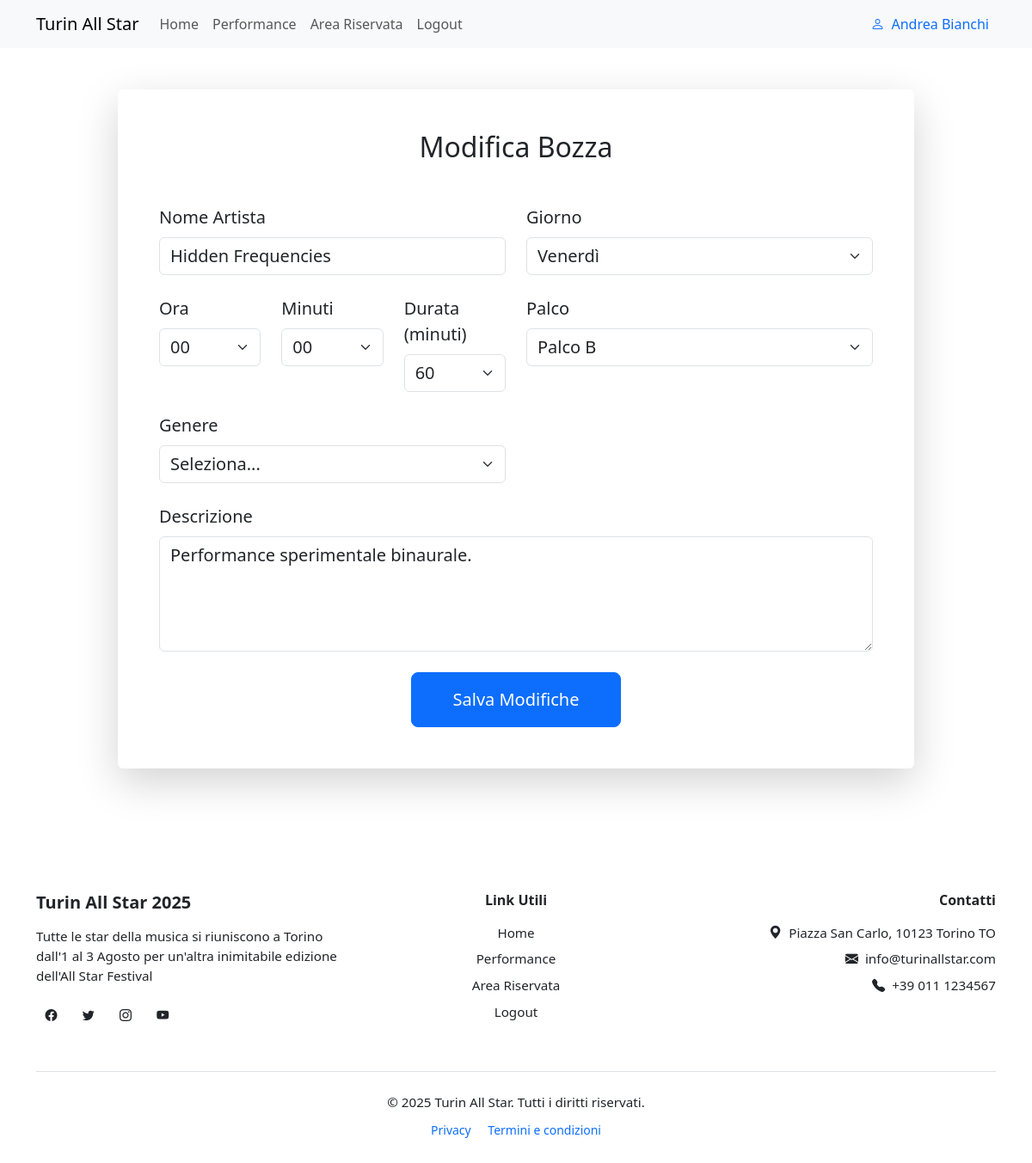
The app's page /modifica_bozza/5 (signed in), older data.
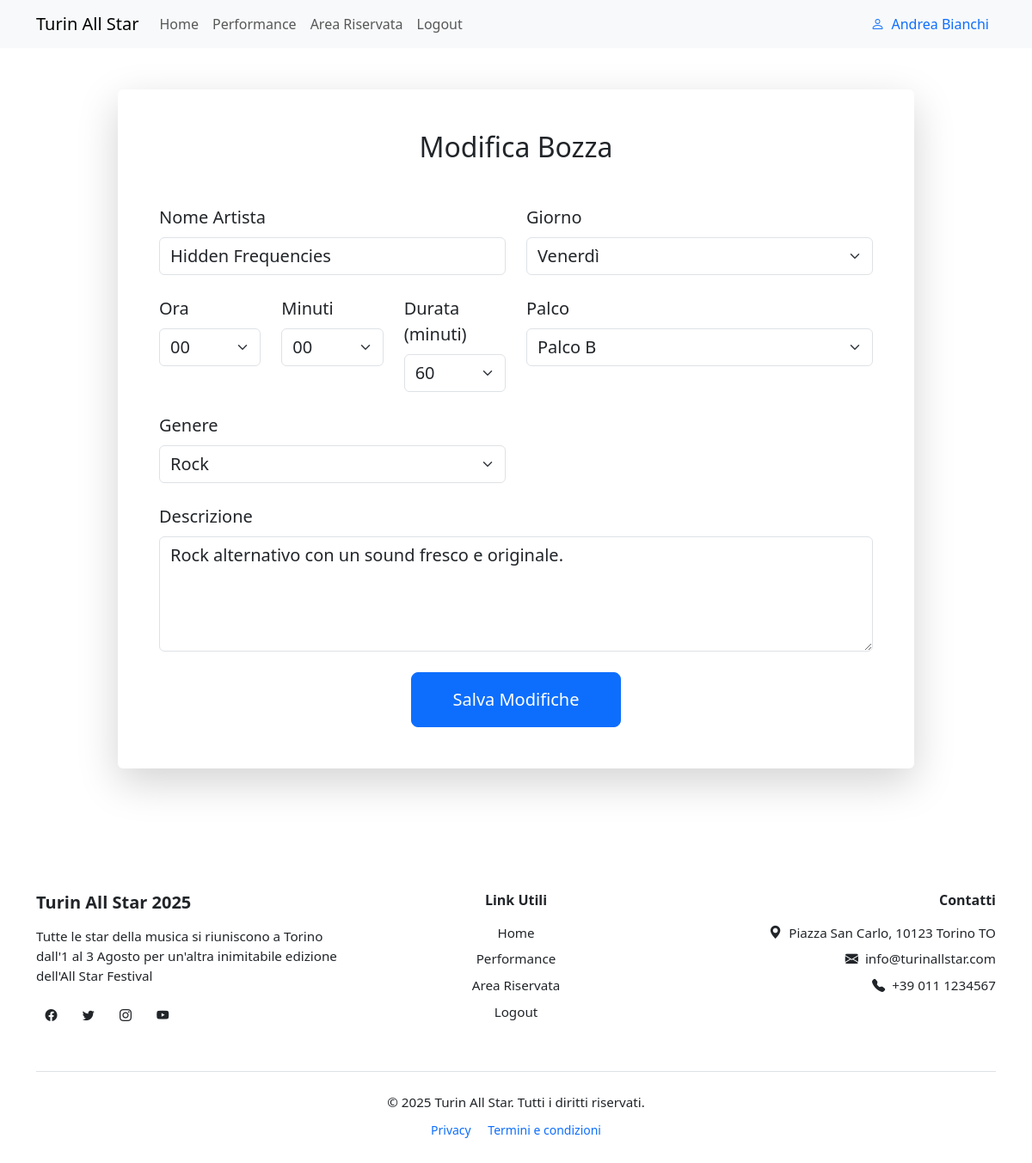
The same page, newer data.
### tables this page shows
CREATE TABLE performances(
    id INTEGER PRIMARY KEY AUTOINCREMENT,
    nome_artista TEXT UNIQUE NOT NULL,
    giorno TEXT CHECK(giorno IN('Venerdi','Sabato','Domenica')) NOT NULL,
    orario TEXT NOT NULL,
    durata INTEGER NOT NULL,
    descrizione TEXT NOT NULL,
    palco TEXT CHECK(palco IN('Palco A','Palco B','Palco C')) NOT NULL,
    genere TEXT NOT NULL,
    immagine TEXT NOT NULL,
    pubblicato INTEGER DEFAULT 0,
    id_organizzatore INTEGER NOT NULL,
    data_inserimento TIMESTAMP DEFAULT CURRENT_TIMESTAMP,
    FOREIGN KEY (id_organizzatore) REFERENCES utenti(id)
);

### routes/private_routes.py (the view)
@private_bp.route("/modifica_bozza/<int:id>", methods=["GET"])
@login_required
def modifica_bozza(id):
    if current_user.ruolo == "partecipante":
        return redirect(url_for("private.reserved"))
    bozza = performances_dao.get_bozza_by_id(id)
    if not bozza or bozza["pubblicato"]:
        flash("Bozza non trovata o già pubblicata.", "danger")
        return redirect(url_for("private.reserved"))
    return render_template("private/modifica_bozza.html", bozza=bozza)

### dao/performances_dao.py (called while the page is built)
def get_db_connection():
    conn = sqlite3.connect("festival.db")
    conn.row_factory = sqlite3.Row
    return conn

def get_bozza_by_id(id):
    try:
        sql = """
        SELECT * FROM performances
        WHERE pubblicato = 0
        AND id = ?
        """
        with get_db_connection() as conn:
            cursor = conn.cursor()
            cursor.execute(sql, (id,))
            perf = cursor.fetchone()
            cursor.close()
        return perf
    except sqlite3.Error as e:
        logging.error(f"get_bozza_by_id: {e}")
        return None

### dao/utenti_dao.py (called while the page is built)
def get_db_connection():
    conn = sqlite3.connect("festival.db")
    conn.row_factory = sqlite3.Row
    return conn

def get_utente_by_id(id):
    try:
        sql = "SELECT * FROM utenti WHERE id = ?"
        with get_db_connection() as conn:
            cursor = conn.cursor()
            cursor.execute(sql, (id,))
            utente = cursor.fetchone()
            cursor.close()
        return utente
    except sqlite3.Error as e:
        logging.error(f"get_utente_by_id: {e}")
        return None

### templates/private/modifica_bozza.html (shortened to what this page needs)
{% extends "base.html" %}
{% block content %}
<section class="container py-5">
  <div class="row justify-content-center">
    <div class="col-lg-10">
      <div class="card shadow-lg border-0 p-5">
        <h2 class="mb-5 text-center">Modifica Bozza</h2>
        <form method="POST">
          <div class="row g-4">
            <div class="col-md-6">
              <label for="nome_artista" class="form-label fs-5">Nome Artista</label>
              <input
                type="text"
                class="form-control fs-5"
                name="nome_artista"
                value="{{ bozza.nome_artista }}"
                required
              />
            </div>
            <div class="col-md-6">
              <label for="giorno" class="form-label fs-5">Giorno</label>
              <select class="form-select fs-5" name="giorno" required>
                <option value="Venerdi" {% if bozza.giorno == "Venerdi" %}selected{% endif %}>Venerdì</option>
              </select>
            </div>
            <div class="col-md-2">
              <label for="ora" class="form-label fs-5">Ora</label>
              <select name="ora" id="ora" class="form-select fs-5" required>
                {% for h in range(0, 24) %}
                <option value="{{ '%02d' % h }}" {% if bozza.ora == '%02d' % h %}selected{% endif %}>
                  {{ '%02d' % h }}
                </option>
                {% endfor %}
              </select>
            </div>
            <div class="col-md-2">
              <label for="minuti" class="form-label fs-5">Minuti</label>
              <select name="minuti" id="minuti" class="form-select fs-5" required>
                {% for m in range(0, 60, 5) %}
                <option value="{{ '%02d' % m }}" {% if bozza.minuti == '%02d' % m %}selected{% endif %}>
                  {{ '%02d' % m }}
                </option>
                {% endfor %}
              </select>
            </div>
            <div class="col-md-2">
              <label for="durata" class="form-label fs-5">Durata (minuti)</label>
              <select name="durata" id="durata" class="form-select fs-5" required>
                {% for d in range(5, 181, 5) %}
                <option value="{{ d }}" {% if bozza.durata == d %}selected{% endif %}>{{ d }}</option>
                {% endfor %}
              </select>
            </div>
            <div class="col-md-6">
              <label for="palco" class="form-label fs-5">Palco</label>
              <select class="form-select fs-5" name="palco" required>
                <option value="Palco B" {% if bozza.palco == "Palco B" %}selected{% endif %}>Palco B</option>
              </select>
            </div>
            <div class="col-md-6">
              <label for="genere" class="form-label fs-5">Genere</label>
              <select class="form-select fs-5" name="genere" required>
                <option value="">Seleziona...</option>
                <option value="Rock" {% if bozza.genere == "Rock" %}selected{% endif %}>Rock</option>
              </select>
            </div>
            <div class="col-12">
              <label for="descrizione" class="form-label fs-5">Descrizione</label>
              <textarea
                class="form-control fs-5"
                name="descrizione"
                rows="4"
                placeholder="Inserisci una descrizione..."
              >{{ bozza.descrizione }}</textarea>
            </div>
            <div class="col-12 text-center mt-4">
              <button type="submit" class="btn btn-primary btn-lg px-5 py-3">
                Salva Modifiche
              </button>
            </div>
          </div>
        </form>
      </div>
    </div>
  </div>
</section>
{% endblock %}

Row changes from the older to the newer data that the page shows:
changed performances "Hidden Frequencies": genere (not shown) → "Rock"; descrizione "Performance sperimentale binaurale." → "Rock alternativo con un sound fresco e originale."
Text that changed along with them:
form field genere: "Seleziona..." → (not shown)
